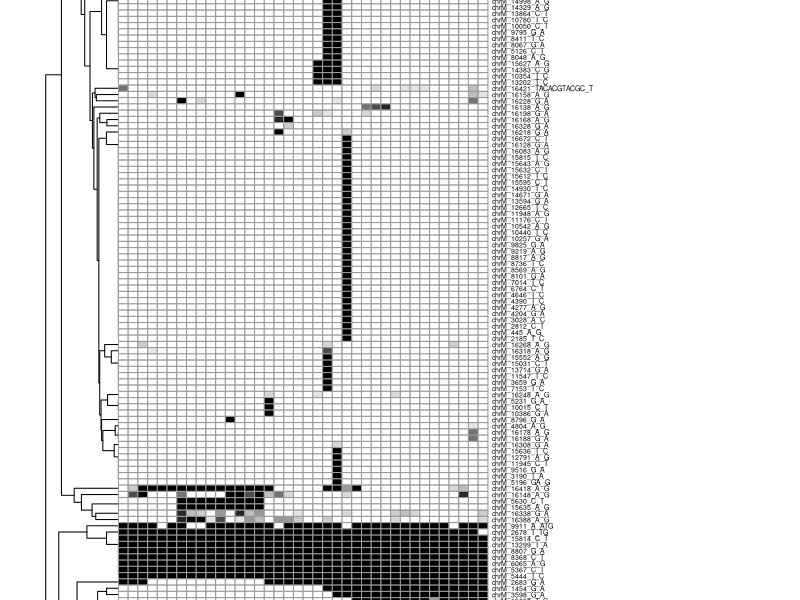

Reproduce this figure in R.
library(dplyr)
library(stringr)
library(gplots)
library(ggplot2)
library(plotrix)
library(pheatmap)

library(RColorBrewer)
library(viridis)

variants <- read.table('commonVariants.tsv')
first_line <- readLines("commonVariants.tsv")
first_line <- strsplit(first_line,"\t")[[1]]
colnames(variants) <- first_line

variants$chr_pos_ref_alt <- paste(variants$`#CHROM`,variants$POS,variants$REF,variants$ALT,sep="_")
variants[,c("INFO","ID","QUAL","FILTER","FORMAT","#CHROM","POS","REF","ALT")] <- NULL
rownames(variants) <- variants$chr_pos_ref_alt
variants$chr_pos_ref_alt <- NULL
variants$N_CHR<- NULL

variants[variants==".:."]<-510

for(i in 1:ncol(variants)){
  variants[,i] <-gsub("1:","",variants[,i])
  variants[,i] <- gsub("\\d*,","",variants[,i])
  variants[,i] <- as.numeric(variants[,i])
}

names_df <- data.frame("Condition"=matrix(ncol = ncol(variants), nrow = 1))
colnames(names_df) <- colnames(variants)
for(i in colnames(variants)){
  if(substring(i, 1, 1)=="A"){
    names_df[,i] <- "Atopic dermatitis (A)"
    
  }else if(substring(i, 1, 1) == "N"){
    names_df[,i] <- "Healthy (H)"
  }
  else{
    names_df[,i] <- "Treatment (T)"
  }
}

haplogroup_df <- data.frame("Haplogroup_(HV1)"=matrix(ncol = ncol(variants), nrow = 1))
colnames(haplogroup_df) <- colnames(variants)
for(i in colnames(variants)){
  if(i %in% c("T5","N15","T9")){
    haplogroup_df[,i] <- "A64"
  }
  else if(i %in% c("A7","A4","T6")){
    haplogroup_df[,i] <- "A18"
  }
  else if(i %in% c("A1","N3","N5","N8","T2","N11")){
   haplogroup_df[,i] <- "A68"
  }
  else if(i %in% c("N20","N13","T7")){
    haplogroup_df[,i] <- "A69"
  }
  else if(i %in% c("A8","A6","N6","T1","T4")){
    haplogroup_df[,i] <- "A11"
  }
  else if(i %in% c("N16","A10")){
    haplogroup_df[,i] <- "New haplotype A"
  }
  else if(i %in% c("N14")){
    haplogroup_df[,i] <- "A39"
  }
  else if(i %in% c("N19")){
    haplogroup_df[,i] <- "B1"
  }
  else if(i %in% c("A3","N12","N18")){
    haplogroup_df[,i] <- "New haplotype C"
  }
  else{
    haplogroup_df[,i] <- "C17"
  }
}

mhaplogroup_df <- data.frame("Major_haplogroup"=matrix(ncol = ncol(variants), nrow = 1))
colnames(mhaplogroup_df) <- colnames(variants)
for(i in colnames(variants)){
  if(i %in% c("T5","N15","T9","A7","A4","T6","A1","N3","N5","N8","T2","N11","N20","N13","T7","A8","A6","N6","T1","T4","N16","A10","N14")){
    mhaplogroup_df[,i] <- "A"
    
  }else if(i == "N19"){
    mhaplogroup_df[,i] <- "B"
  }
  else{
    mhaplogroup_df[,i] <- "C"
  }
}

dim(variants)

df <- data.frame("Condition"=t(names_df),"Haplogroup (HV1)"=t(haplogroup_df),"Major_haplogroup"=t(mhaplogroup_df))
dog_names <- colnames(variants)
variants <- as.matrix(variants)

my.breaks <- c(seq(0,255, by=25)) 
my.colors <- c(colorRampPalette(colors = c("black","grey","white"))(length(my.breaks)))

# heatmap with dendogramm for variants and dogs

pdf("heatmap_clusterrow.pdf",         # File name
    width = 8, height = 18, # Width and height in inches
    bg = "white")          # Background color)     
out <- pheatmap(variants,
         cluster_rows =TRUE,
         legend=TRUE,cellwidth = 7,
         cellheight = 4.5,
         fontsize_row = 5,
         fontsize_col = 8,
         fontsize = 7,
         annotation_col =df,
         color=my.colors,
         breaks=my.breaks
         )
dev.off()
